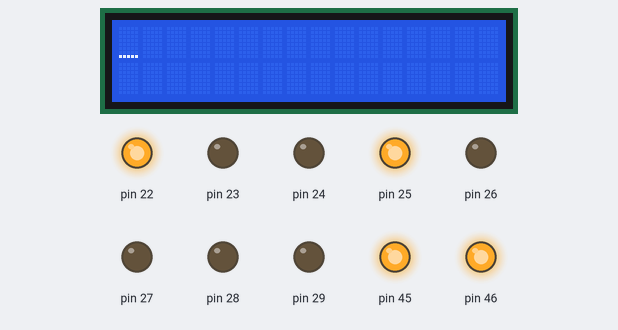
Simulated run of this sketch. Board: Arduino Mega 2560, built with avr-gcc and run on an emulated ATmega2560. Parts: 16×2 character LCD, output pins drawn as LEDs (lit = HIGH). Wiring (inferred from the names in the program): character LCD (HD44780): RS pin 37; R/W pin 36; E pin 35; data pin 33, pin 32, pin 31, pin 30. Pins used as bus, display or sensor lines are not drawn. At 9.2 s the program stops and its outputs stay as they are.

Above: at 0.1 s.
At 1.4 s:
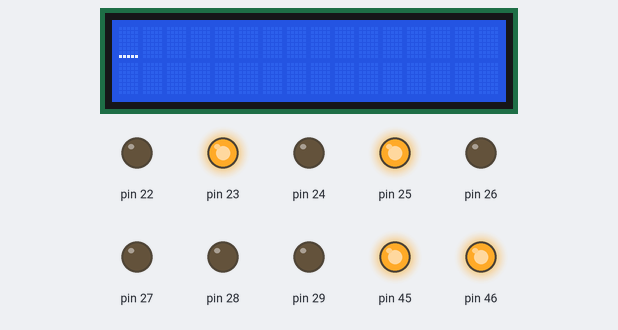
At 4.7 s:
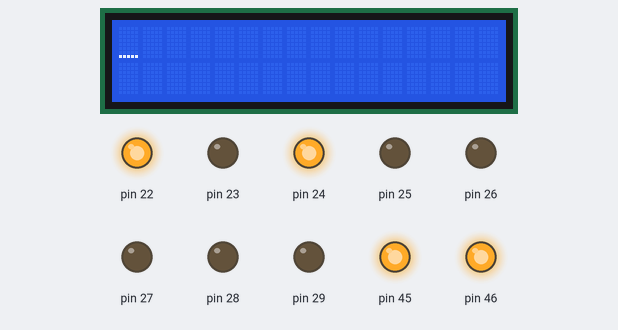
At 5.3 s:
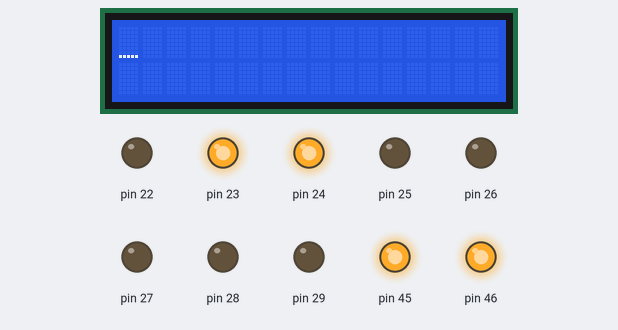
At 9.2 s:
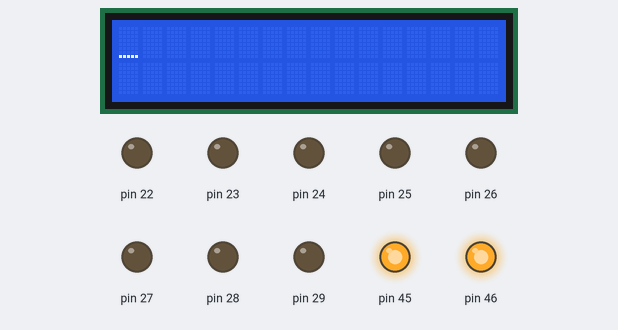
Timing chart, 0 to 10.7 s (numbered marks = the images above):
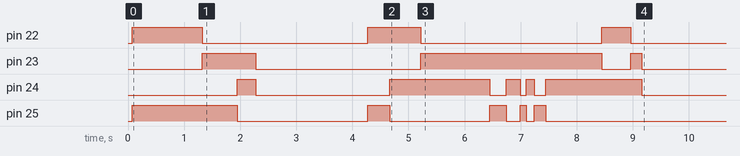

Measured:
- by itself, pin 22: goes HIGH 1.3 s, LOW 3.0 s, HIGH 0.94 s, LOW 3.2 s, HIGH 0.52 s, then LOW
- by itself, pin 23: goes HIGH 0.95 s, LOW 2.9 s, HIGH 3.2 s, LOW 0.52 s, HIGH 0.20 s, then LOW
- by itself, pin 24: LOW → HIGH at 1.9 s, → LOW 0.33 s later, → HIGH 2.4 s later, → LOW 1.8 s later, … (10 changes in this stretch)
- by itself, pin 25: LOW → HIGH at 0.08 s, → LOW 1.9 s later, → HIGH 2.3 s later, → LOW 0.39 s later, … (10 changes in this stretch)

The sketch:

Time_calc.ino
```cpp
#include <avr/io.h>
#include <avr/interrupt.h>
#include <util/delay.h>
#include <math.h> //included to support power function
#include "lcd.c"


void motion_pin_config (void)
{
 DDRA = DDRA | 0x0F; //set direction of the PORTA 3 to PORTA 0 pins as output
 PORTA = PORTA & 0xF0; // set initial value of the PORTA 3 to PORTA 0 pins to logic 0
 DDRL = DDRL | 0x18;   //Setting PL3 and PL4 pins as output for PWM generation
 PORTL = PORTL | 0x18; //PL3 and PL4 pins are for velocity control using PWM
}

void adc_pin_config (void)
{
 DDRF = 0x00;
 PORTF = 0x00;
 DDRK = 0x00;
 PORTK = 0x00;
}

void adc_init()
{
  ADCSRA = 0x00;
  ADCSRB = 0x00;    //MUX5 = 0
  ADMUX = 0x20;   //Vref=5V external --- ADLAR=1 --- MUX4:0 = 0000
  ACSR = 0x80;
  ADCSRA = 0x86;    //ADEN=1 --- ADIE=1 --- ADPS2:0 = 1 1 0
}

void uart0_init(void)
{
 UCSR0B = 0x00; //disable while setting baud rate
 UCSR0A = 0x00;
 UCSR0C = 0x06;
 UBRR0L = 0x5F; //set baud rate lo
 UBRR0H = 0x00; //set baud rate hi
 UCSR0B = 0x98;
}

//Function For ADC Conversion
unsigned char ADC_Conversion(unsigned char Ch)
{
  unsigned char a;
  if(Ch>7)
  {
    ADCSRB = 0x08;
  }
  Ch = Ch & 0x07;
  ADMUX= 0x20| Ch;
  ADCSRA = ADCSRA | 0x40;   //Set start conversion bit
  while((ADCSRA&0x10)==0);  //Wait for conversion to complete
  a=ADCH;
  ADCSRA = ADCSRA|0x10; //clear ADIF (ADC Interrupt Flag) by writing 1 to it
  ADCSRB = 0x00;
  return a;
}

void lcd_port_config (void)
{
 DDRC = DDRC | 0xF7; //all the LCD pin's direction set as output
 PORTC = PORTC & 0x80; // all the LCD pins are set to logic 0 except PORTC 7
}

void print_sensor(char row, char coloumn,unsigned char channel)
{
  unsigned char ADC_Value;
  ADC_Value = ADC_Conversion(channel);
  lcd_print(row, coloumn, ADC_Value, 3);
}

void motion_set (unsigned char Direction)
{
 unsigned char PortARestore = 0;

 Direction &= 0x0F;     // removing upper nibbel for the protection
 PortARestore = PORTA;    // reading the PORTA original status
 PortARestore &= 0xF0;    // making lower direction nibbel to 0
 PortARestore |= Direction; // adding lower nibbel for forward command and restoring the PORTA status
 PORTA = PortARestore;    // executing the command
}

void forward (void)
{
  motion_set (0x06);
}

void rev (void)
{
  motion_set (0x09);
}

void stp (void)
{
  motion_set (0x00);
}

void left_sharp (void) //Left wheel backward, Right wheel forward
{
  motion_set(0x05);
}

void right_sharp (void) //Left wheel forward, Right wheel backward
{
  motion_set(0x0A);
}

void right (void)
{
  motion_set(0x02);
//  delay(2000);
}

void left (void)
{
  motion_set(0x04);
//  delay(2000);
}

void velocity (unsigned char left_motor, unsigned char right_motor)
{
  OCR5AL = (unsigned char)left_motor;
  OCR5BL = (unsigned char)right_motor;
}

void timer5_init()
{
  TCCR5B = 0x00;  //Stop
  TCNT5H = 0xFF;  //Counter higher 8-bit value to which OCR5xH value is compared with
  TCNT5L = 0x01;  //Counter lower 8-bit value to which OCR5xH value is compared with
  OCR5AH = 0x00;  //Output compare register high value for Left Motor
  OCR5AL = 0xFF;  //Output compare register low value for Left Motor
  OCR5BH = 0x00;  //Output compare register high value for Right Motor
  OCR5BL = 0xFF;  //Output compare register low value for Right Motor
  OCR5CH = 0x00;  //Output compare register high value for Motor C1
  OCR5CL = 0xFF;  //Output compare register low value for Motor C1
  TCCR5A = 0xA9;  /*{COM5A1=1, COM5A0=0; COM5B1=1, COM5B0=0; COM5C1=1 COM5C0=0}
            For Overriding normal port functionality to OCRnA outputs.
              {WGM51=0, WGM50=1} Along With WGM52 in TCCR5B for Selecting FAST PWM 8-bit Mode*/

  TCCR5B = 0x0B;  //WGM12=1; CS12=0, CS11=1, CS10=1 (Prescaler=64)
}

void init_devices (void)
{
  cli(); //Clears the global interrupts
  adc_init();
  adc_pin_config();
  motion_pin_config();
  lcd_port_config();
  timer5_init();
  lcd_set_4bit();
  lcd_init();
  uart0_init();
  sei();   //Enables the global interrupts
}


void setup() {
  init_devices();
  unsigned char flag = 0;

  pinMode(A2,INPUT);
  pinMode(A3,INPUT);
  pinMode(A1,INPUT);
  pinMode(22,OUTPUT);
  pinMode(23,OUTPUT);
  pinMode(24,OUTPUT);
  pinMode(25,OUTPUT);
  pinMode(26,OUTPUT);
  pinMode(27,OUTPUT);
  pinMode(28,OUTPUT);
  pinMode(29,OUTPUT);
  // put your setup code here, to run once:

}
void loop() {
  // put your main code here, to run repeatedly:
/*
      rev();
      delay(770);
      left();
      delay(1000);
      forward();
      delay(130);
      stp();
      delay(2000);
*/

/*      right();
      delay(1100);
      forward();
      delay(500);
      left();
      delay(1100);
      forward();
      delay(50);
      while(1)
      stp();
*/

/*
      right_sharp();
      delay(300);
      forward();
      delay(250);
      right_sharp();
      delay(100);
      forward();
      delay(150);
      right_sharp();
      delay(200);
      forward();
      delay(800);
      left_sharp();
      delay(525);
      forward();
      delay(400);
      while(1)
      stp();

*/

/*
      rev();
      delay(540);
      left_sharp();
      delay(500);
      forward();
      delay(290);
      while(1)
      stp();
*/

/*
      rev();
      delay(520);
      left_sharp();
      delay(500);
      forward();
      delay(320);
      stp();
      delay(2000);
      rev();
      delay(290);
      right_sharp();
      delay(600);
      forward();
      delay(540);
      right_sharp();


      delay(300);
      forward();
      delay(250);
      right_sharp();
      delay(100);
      forward();
      delay(150);
      right_sharp();
      delay(200);
      forward();
      delay(800);
      left_sharp();
      delay(530);
      forward();
      delay(400);
      while(1)
      stp();

*/

      rev();
      delay(1250);
      right_sharp();
      delay(620);
      forward();
      delay(330);
      stp();
      delay(2000);
      rev();
      delay(390);
      left_sharp();
      delay(550);
      forward();
      delay(1230);


      right_sharp();
      delay(300);
      forward();
      delay(250);
      right_sharp();
      delay(100);
      forward();
      delay(150);
      right_sharp();
      delay(200);
      forward();
      delay(1000);
      left_sharp();
      delay(515);
      forward();
      delay(200);
      while(1)
      stp();
}
```

lcd.c
```cpp
#include <avr/io.h>
#include <avr/delay.h>
#include <util/delay.h>

#define RS 0
#define RW 1
#define EN 2
#define lcd_port PORTC

#define sbit(reg,bit)	reg |= (1<<bit)
#define cbit(reg,bit)	reg &= ~(1<<bit)

void init_ports();
void lcd_reset_4bit();
void lcd_init();
void lcd_wr_command(unsigned char);
void lcd_wr_char(char);
void lcd_home();
void lcd_cursor(char, char);
void lcd_print(char, char, unsigned int, int);
void lcd_string(char*);

unsigned int temp;
unsigned int unit;
unsigned int tens;
unsigned int hundred;
unsigned int thousand;
unsigned int million;

int i;


/*****Function to Reset LCD*****/
void lcd_set_4bit()
{
	_delay_ms(1);

	cbit(lcd_port,RS);				//RS=0 --- Command Input
	cbit(lcd_port,RW);				//RW=0 --- Writing to LCD
	lcd_port = 0x30;				//Sending 3
	sbit(lcd_port,EN);				//Set Enable Pin
	_delay_ms(5);					//Delay
	cbit(lcd_port,EN);				//Clear Enable Pin

	_delay_ms(1);

	cbit(lcd_port,RS);				//RS=0 --- Command Input
	cbit(lcd_port,RW);				//RW=0 --- Writing to LCD
	lcd_port = 0x30;				//Sending 3
	sbit(lcd_port,EN);				//Set Enable Pin
	_delay_ms(5);					//Delay
	cbit(lcd_port,EN);				//Clear Enable Pin

	_delay_ms(1);

	cbit(lcd_port,RS);				//RS=0 --- Command Input
	cbit(lcd_port,RW);				//RW=0 --- Writing to LCD
	lcd_port = 0x30;				//Sending 3
	sbit(lcd_port,EN);				//Set Enable Pin
	_delay_ms(5);					//Delay
	cbit(lcd_port,EN);				//Clear Enable Pin

	_delay_ms(1);

	cbit(lcd_port,RS);				//RS=0 --- Command Input
	cbit(lcd_port,RW);				//RW=0 --- Writing to LCD
	lcd_port = 0x20;				//Sending 2 to initialise LCD 4-bit mode
	sbit(lcd_port,EN);				//Set Enable Pin
	_delay_ms(5);					//Delay
	cbit(lcd_port,EN);				//Clear Enable Pin


}

/*****Function to Initialize LCD*****/
void lcd_init()
{
	_delay_ms(1);

	lcd_wr_command(0x28);			//LCD 4-bit mode and 2 lines.
	lcd_wr_command(0x01);
	lcd_wr_command(0x06);
	lcd_wr_command(0x0E);
	lcd_wr_command(0x80);

}


/*****Function to Write Command on LCD*****/
void lcd_wr_command(unsigned char cmd)
{
	unsigned char temp;
	temp = cmd;
	temp = temp & 0xF0;
	lcd_port &= 0x0F;
	lcd_port |= temp;
	cbit(lcd_port,RS);
	cbit(lcd_port,RW);
	sbit(lcd_port,EN);
	_delay_ms(5);
	cbit(lcd_port,EN);

	cmd = cmd & 0x0F;
	cmd = cmd<<4;
	lcd_port &= 0x0F;
	lcd_port |= cmd;
	cbit(lcd_port,RS);
	cbit(lcd_port,RW);
	sbit(lcd_port,EN);
	_delay_ms(5);
	cbit(lcd_port,EN);
}

/*****Function to Write Data on LCD*****/
void lcd_wr_char(char letter)
{
	char temp;
	temp = letter;
	temp = (temp & 0xF0);
	lcd_port &= 0x0F;
	lcd_port |= temp;
	sbit(lcd_port,RS);
	cbit(lcd_port,RW);
	sbit(lcd_port,EN);
	_delay_ms(5);
	cbit(lcd_port,EN);

	letter = letter & 0x0F;
	letter = letter<<4;
	lcd_port &= 0x0F;
	lcd_port |= letter;
	sbit(lcd_port,RS);
	cbit(lcd_port,RW);
	sbit(lcd_port,EN);
	_delay_ms(5);
	cbit(lcd_port,EN);
}


void lcd_home()
{
	lcd_wr_command(0x80);
}


/*****Function to Print String on LCD*****/
void lcd_string(char *str)
{
	while(*str != '\0')
	{
		lcd_wr_char(*str);
		str++;
	}
}

/*** Position the LCD cursor at "row", "column". ***/

void lcd_cursor (char row, char column)
{
	switch (row) {
		case 1: lcd_wr_command (0x80 + column - 1); break;
		case 2: lcd_wr_command (0xc0 + column - 1); break;
		case 3: lcd_wr_command (0x94 + column - 1); break;
		case 4: lcd_wr_command (0xd4 + column - 1); break;
		default: break;
	}
}

/***** Function To Print Any input value upto the desired digit on LCD *****/
void lcd_print (char row, char coloumn, unsigned int value, int digits)
{
	unsigned char flag=0;
	if(row==0||coloumn==0)
	{
		lcd_home();
	}
	else
	{
		lcd_cursor(row,coloumn);
	}
	if(digits==5 || flag==1)
	{
		million=value/10000+48;
		lcd_wr_char(million);
		flag=1;
	}
	if(digits==4 || flag==1)
	{
		temp = value/1000;
		thousand = temp%10 + 48;
		lcd_wr_char(thousand);
		flag=1;
	}
	if(digits==3 || flag==1)
	{
		temp = value/100;
		hundred = temp%10 + 48;
		lcd_wr_char(hundred);
		flag=1;
	}
	if(digits==2 || flag==1)
	{
		temp = value/10;
		tens = temp%10 + 48;
		lcd_wr_char(tens);
		flag=1;
	}
	if(digits==1 || flag==1)
	{
		unit = value%10 + 48;
		lcd_wr_char(unit);
	}
	if(digits>5)
	{
		lcd_wr_char('E');
	}

}
```
